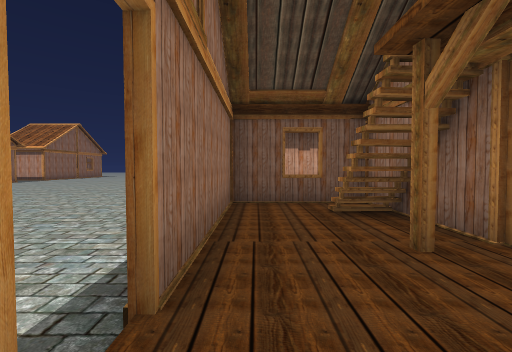
[1] (above)

24 first-person views from a walk through a 3-D level made in the Unity game engine. The camera is 1.5 m above the floor, tilts 2° down and sees 90° across. The floor is counted in squares, 2 m on a side. Each view is taken from the middle of a square. On the plan, view 1 faces up. The plan holds only what a view shows up to about 9 squares ahead; the rest is blank. The place goes on beyond the plan. The player is left out.

[2]
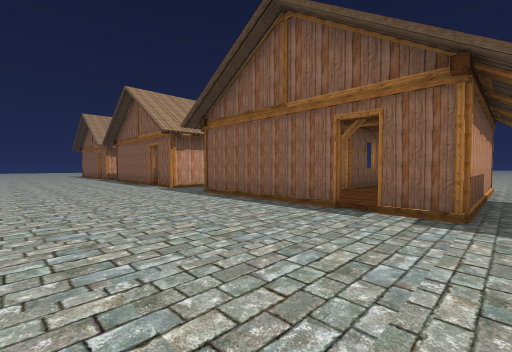

[3]
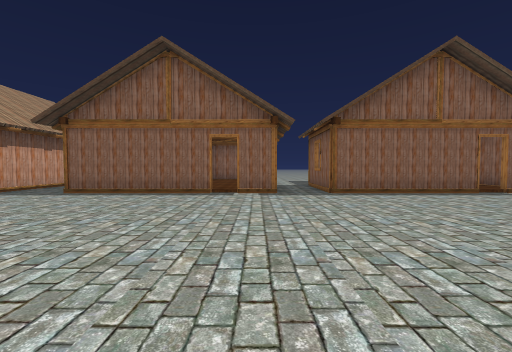

[4]
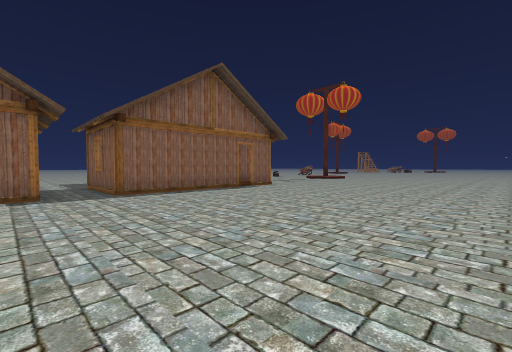

[5]
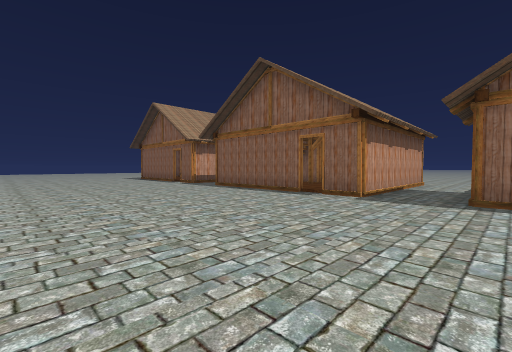

[6]
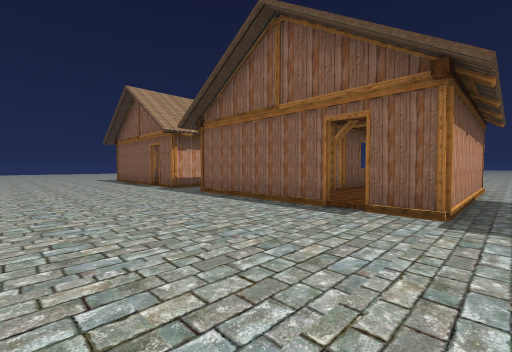

[7]
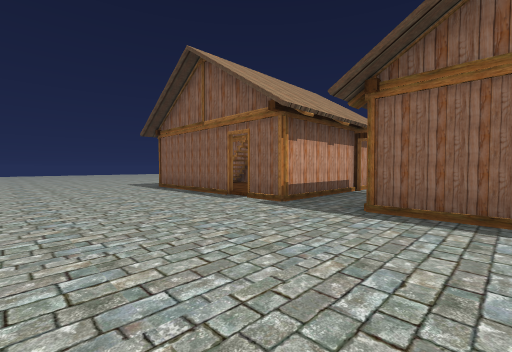

[8]
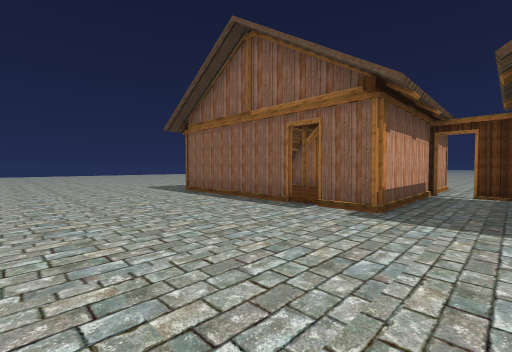

[9]
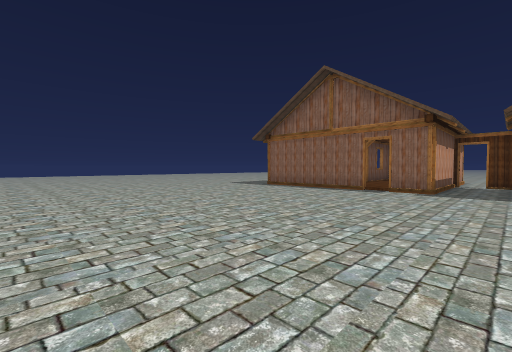

[10]
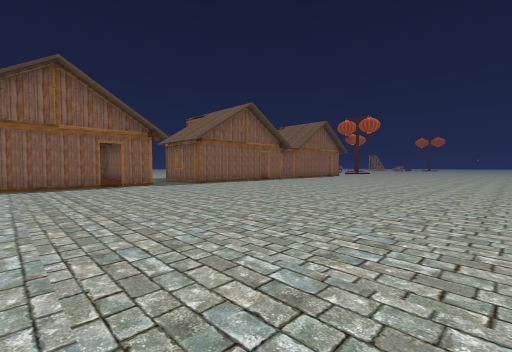

[11]
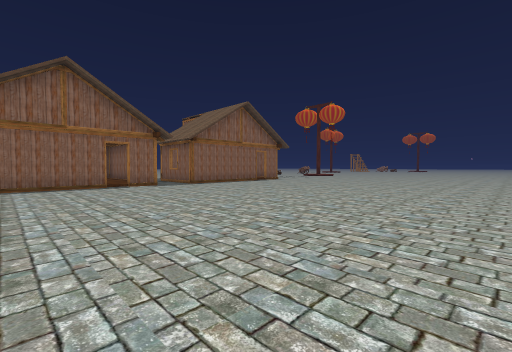

[12]
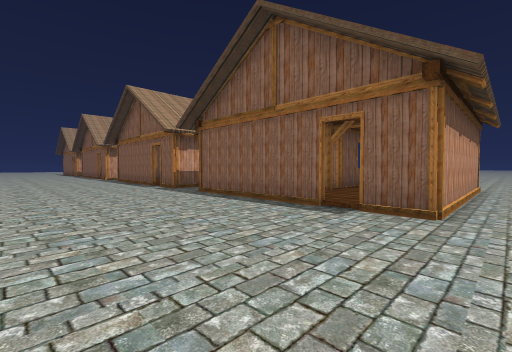

[13]
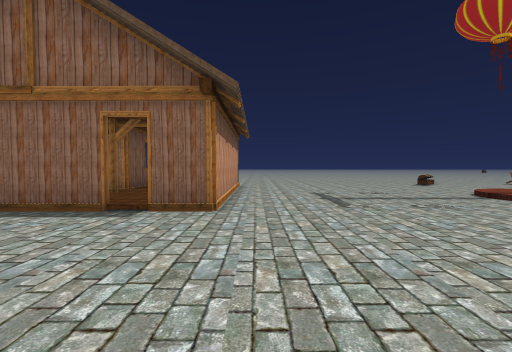

[14]
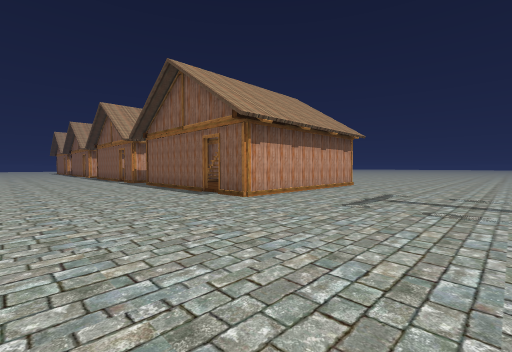

[15]
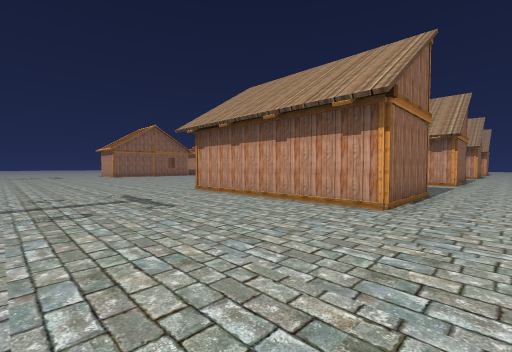

[16]
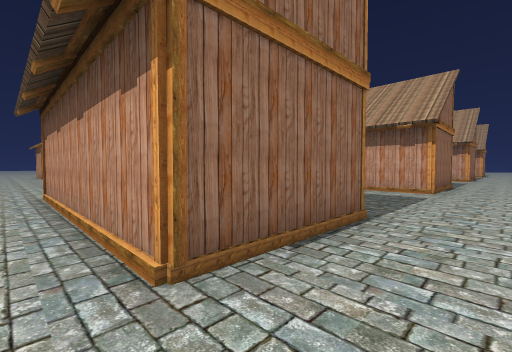

[17]
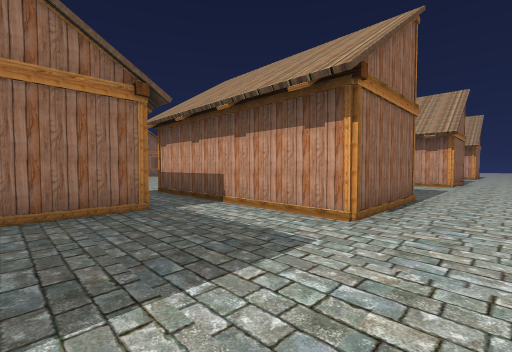

[18]
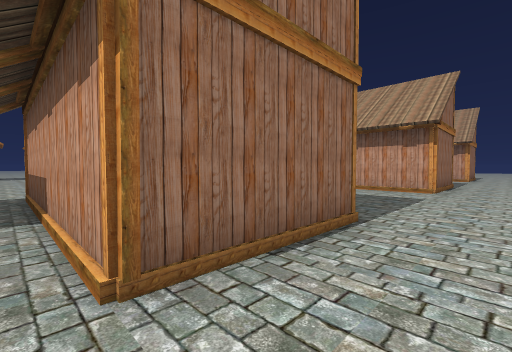

[19]
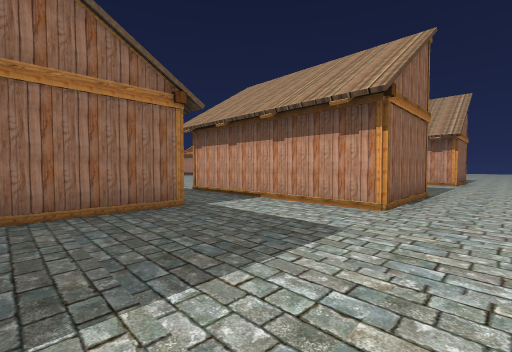

[20]
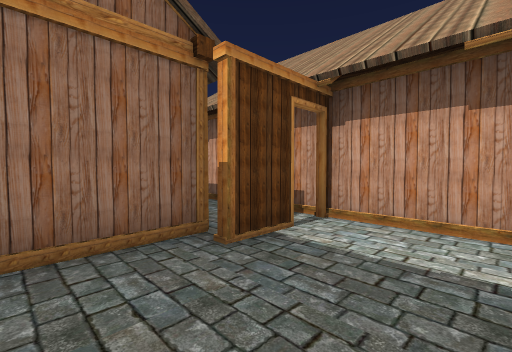

[21]
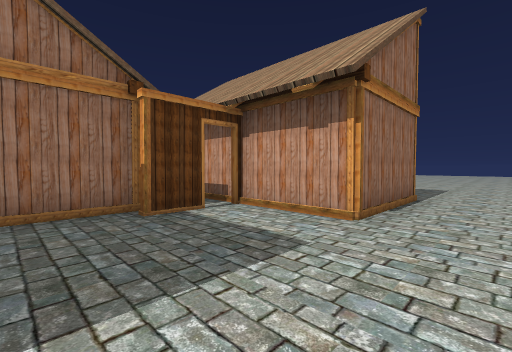

[22]
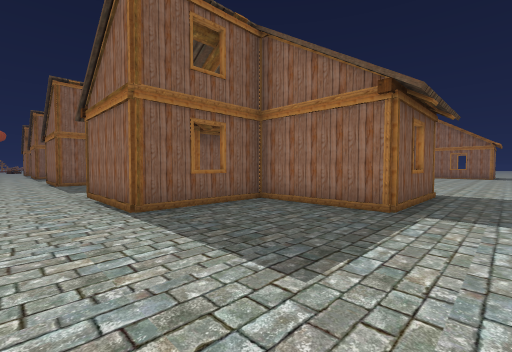

[23]
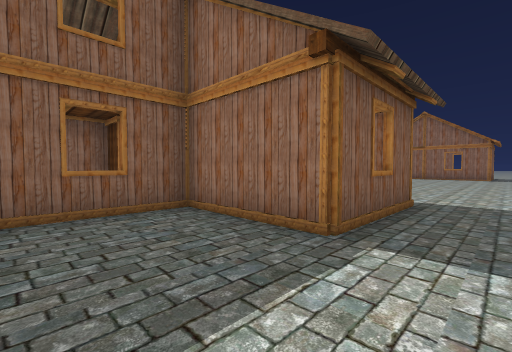

[24]
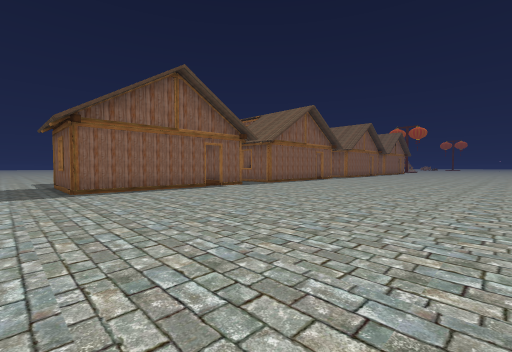

### Floor plan
Key: @ floor where view 1 was taken; # wall or solid block; . main floor; H house.
Columns run from 11 left of view 1 to 7 right of it. Each row starts with its distance up from view 1.
 23   .................
 22   .........HHH.....
 21   ........H  H.....
 20   ........H  H.....
 19   ........H  HHHH..
 18   ........H     H..
 17   .........     H..
 16   ........HHHH#HH..
 15   .................
 14   ........HHHH#....
 13   ........H  H.....
 12 ..........H  H.....
 11 ..........H  HHHH..
 10 ..........H     H..
  9 ...........     H..
  8 ..........HHHHHHH..
  7 ...................
  6 ...................
  5 ..........HHHH.....
  4 ..........H  H.....
  3 ..........H  H.....
  2 ..........H  HHHH..
  1 ...........     H..
  0 ..........H@    H..
 -1 ...........HHHHHH..
 -2 ..........HHHH.....
 -3 ..........H  H.....
 -4 ..........H  H.....
 -5 ..........H  HHHH..
 -6 ..........H     H..
 -7 .. ........     H..
 -8    ........HHHHHH..
 -9    ................
-10    ................
-11    .. .............
-12       .............
-13       .............

Where each view was taken, in squares from view 1:
view 1: 0 up, 0 right, facing up
view 2: 1 down, 5 left, facing up-right
view 3: 0 up, 8 left, facing right
view 4: 0 up, 8 left, facing down-right
view 5: 5 up, 7 left, facing up-right
view 6: 7 up, 5 left, facing up-right
view 7: 12 up, 5 left, facing up-right
view 8: 14 up, 5 left, facing up-right
view 9: 14 up, 9 left, facing up-right
view 10: 12 up, 11 left, facing down-right
view 11: 4 up, 11 left, facing down-right
view 12: 9 down, 5 left, facing up-right
view 13: 9 down, 5 left, facing right
view 14: 13 down, 5 left, facing up-right
view 15: 13 down, 7 right, facing up-left
view 16: 9 down, 7 right, facing up-left
view 17: 4 down, 7 right, facing up-left
view 18: 1 down, 7 right, facing up-left
view 19: 3 up, 7 right, facing up-left
view 20: 12 up, 5 right, facing up-left
view 21: 12 up, 7 right, facing up-left
view 22: 23 up, 7 right, facing down-left
view 23: 23 up, 5 right, facing down-left
view 24: 23 up, 9 left, facing down-right
